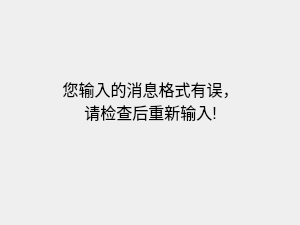
<?xml version="1.0" encoding="UTF-8"?>
<ui version="4.0">
 <class>ErrorInput_E</class>
 <widget class="QDialog" name="ErrorInput_E">
  <property name="geometry">
   <rect>
    <x>0</x>
    <y>0</y>
    <width>300</width>
    <height>225</height>
   </rect>
  </property>
  <property name="windowTitle">
   <string>Error</string>
  </property>
  <widget class="QLabel" name="label">
   <property name="geometry">
    <rect>
     <x>30</x>
     <y>70</y>
     <width>241</width>
     <height>61</height>
    </rect>
   </property>
   <property name="font">
    <font>
     <pointsize>12</pointsize>
    </font>
   </property>
   <property name="text">
    <string>您输入的消息格式有误，
请检查后重新输入!</string>
   </property>
   <property name="alignment">
    <set>Qt::AlignCenter</set>
   </property>
  </widget>
 </widget>
 <resources/>
 <connections/>
</ui>
